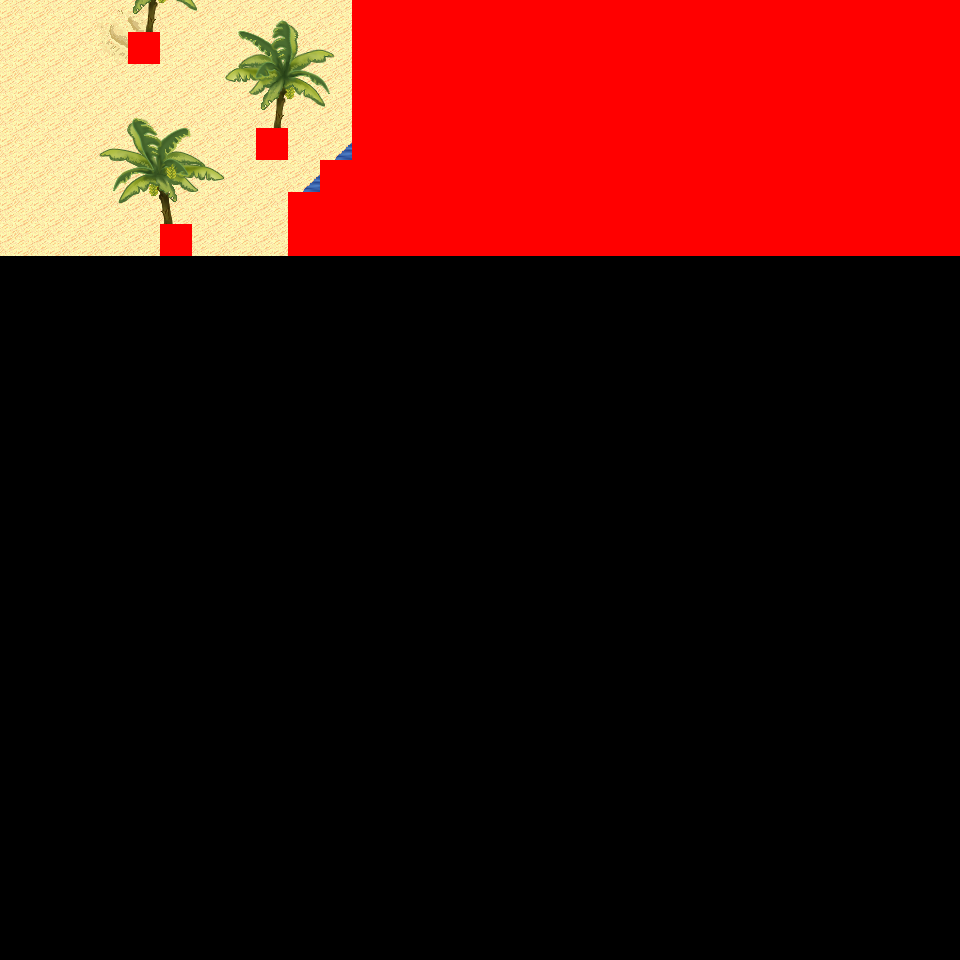

This is a level from a 2D game, rendered from its Tiled map with the project's own tilesets. A one-line summary and the map file follow, with tile-layer data summarised:
An orthogonal 30x30 tile map with 32x32 px tiles, 6 tile layers (Ground, Object, Object2, Above, ...), 14 tilesets and 2 objects (2x mapExit).

<map version="1.0" orientation="orthogonal" renderorder="right-down" width="30" height="30" tilewidth="32" tileheight="32" nextobjectid="3">
  <tileset firstgid="1" name="tileset_logic_collision" tilewidth="32" tileheight="32" tilecount="1" columns="1">
    <image source="../drawable/tileset_logic_collision.png" width="32" height="32" />
  </tileset>
  <tileset firstgid="2" name="tileset_ground_ground" tilewidth="32" tileheight="32" tilecount="33" columns="3">
    <image source="../drawable/tileset_ground_ground.png" width="96" height="352" />
  </tileset>
  <tileset firstgid="35" name="tileset_terrain_desert" tilewidth="32" tileheight="32" tilecount="88" columns="8">
    <image source="../drawable/tileset_terrain_desert.png" width="256" height="352" />
  </tileset>
  <tileset firstgid="123" name="tileset_building_stone_ruins" tilewidth="32" tileheight="32" tilecount="72" columns="6">
    <image source="../drawable/tileset_building_stone_ruins.png" width="192" height="384" />
  </tileset>
  <tileset firstgid="195" name="tileset_ground_sand_edges" tilewidth="32" tileheight="32" tilecount="15" columns="5">
    <image source="../drawable/tileset_ground_sand_edges.png" width="160" height="96" />
  </tileset>
  <tileset firstgid="210" name="tileset_ground_slate_tiles" tilewidth="32" tileheight="32" tilecount="15" columns="5">
    <image source="../drawable/tileset_ground_slate_tiles.png" width="160" height="96" />
  </tileset>
  <tileset firstgid="225" name="tileset_ground_sand_2" tilewidth="32" tileheight="32" tilecount="15" columns="5">
    <image source="../drawable/tileset_ground_sand_2.png" width="160" height="96" />
  </tileset>
  <tileset firstgid="240" name="tileset_plant_cactus_2" tilewidth="32" tileheight="32" tilecount="10" columns="5">
    <image source="../drawable/tileset_plant_cactus_2.png" width="160" height="64" />
  </tileset>
  <tileset firstgid="250" name="tileset_plant_round_cactuses" tilewidth="32" tileheight="32" tilecount="20" columns="10">
    <image source="../drawable/tileset_plant_round_cactuses.png" width="320" height="64" />
  </tileset>
  <tileset firstgid="270" name="tileset_plant_tree_banana_tree" tilewidth="32" tileheight="32" tilecount="40" columns="4">
    <image source="../drawable/tileset_plant_tree_banana_tree.png" width="128" height="320" />
  </tileset>
  <tileset firstgid="310" name="tileset_plant_tree_palm_tree" tilewidth="32" tileheight="32" tilecount="6" columns="2">
    <image source="../drawable/tileset_plant_tree_palm_tree.png" width="64" height="96" />
  </tileset>
  <tileset firstgid="316" name="tileset_plant_tree_palm_trees" tilewidth="32" tileheight="32" tilecount="40" columns="4">
    <image source="../drawable/tileset_plant_tree_palm_trees.png" width="128" height="320" />
  </tileset>
  <tileset firstgid="356" name="tileset_building_stone_tower" tilewidth="32" tileheight="32" tilecount="14" columns="2">
    <image source="../drawable/tileset_building_stone_tower.png" width="64" height="224" />
  </tileset>
  <tileset firstgid="370" name="tileset_plant_bush_large_green" tilewidth="32" tileheight="32" tilecount="9" columns="3">
    <image source="../drawable/tileset_plant_bush_large_green.png" width="96" height="96" />
  </tileset>
  <layer name="Ground" width="30" height="30">
    <data>[900 cells, 240 non-empty, 6 distinct tile ids]</data>
  </layer>
  <layer name="Object" width="30" height="30">
    <data>[900 cells, 21 non-empty, 6 distinct tile ids]</data>
  </layer>
  <layer name="Object2" width="30" height="30">
    <data>[900 cells, 0 non-empty, 0 distinct tile ids]</data>
  </layer>
  <layer name="Above" width="30" height="30">
    <data>[900 cells, 30 non-empty, 27 distinct tile ids]</data>
  </layer>
  <layer name="Above2" width="30" height="30">
    <data>[900 cells, 0 non-empty, 0 distinct tile ids]</data>
  </layer>
  <layer name="Walkable" width="30" height="30">
    <data>[900 cells, 160 non-empty, 1 distinct tile ids]</data>
  </layer>
  <objectgroup name="MapEvents">
    <object id="1" name="north" type="mapExit" x="0" y="0" width="352" height="32">
      <properties>
        <property name="map" value="level_0_x34_y113" />
        <property name="x" value="0" />
        <property name="y" value="28" />
      </properties>
    </object>
    <object id="2" name="east" type="mapExit" x="928" y="256" width="32" height="704">
      <properties>
        <property name="map" value="level_0_x35_y114" />
        <property name="x" value="1" />
        <property name="y" value="8" />
      </properties>
    </object>
  </objectgroup>
</map>
